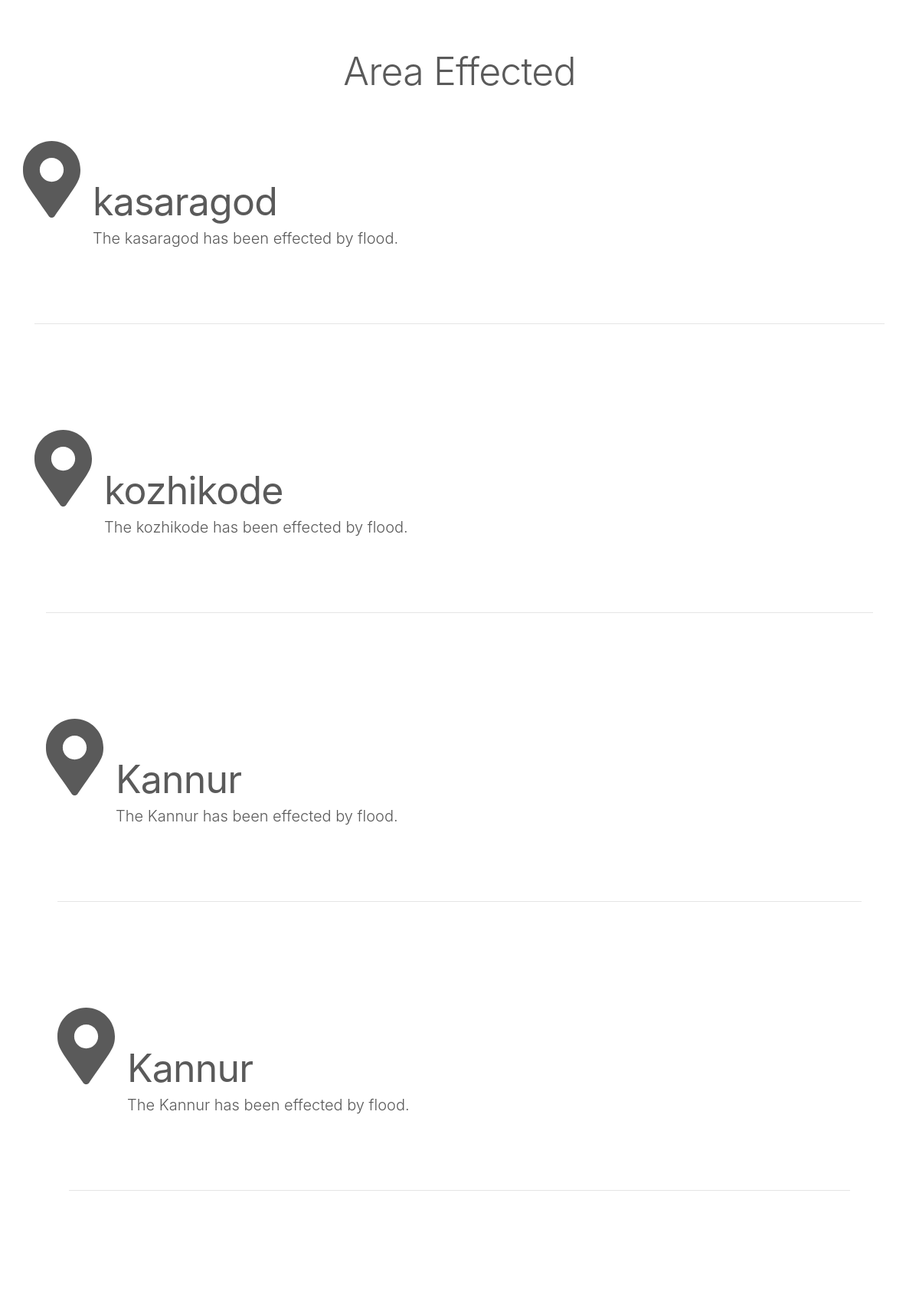
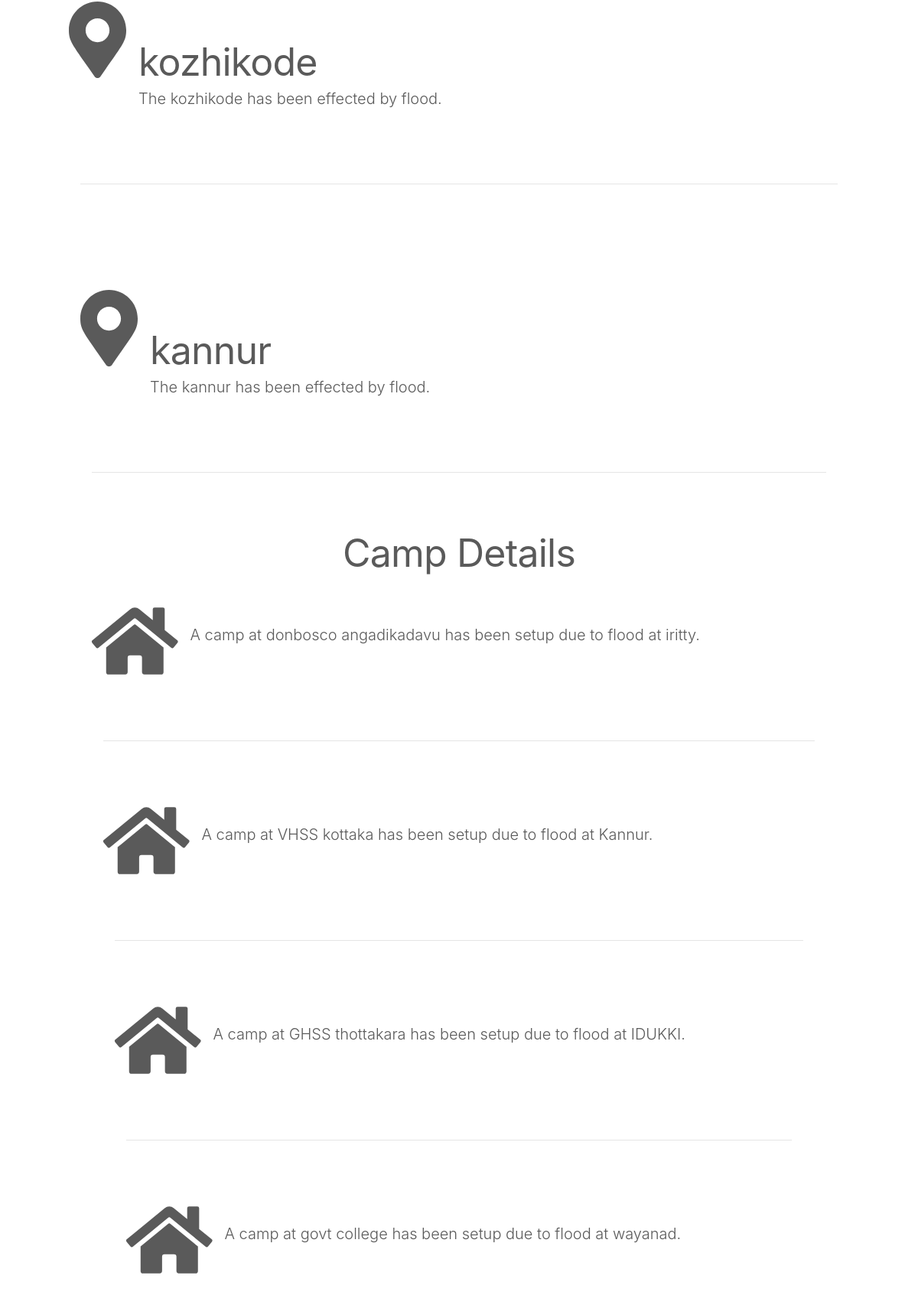
Screenshot of /collector_view_notification (upper part) with the database file from the repository (2 pictures, top to bottom).
### app1/models.py (models this page shows)
class flood_area(models.Model):
    location=models.CharField(max_length=250)
    map_location=models.CharField(max_length=1000)

class camp_details(models.Model):
    camp_name=models.CharField(max_length=250)
    location=models.CharField(max_length=250)
    phone=models.CharField(max_length=10)
    accomodation=models.IntegerField()
    bathroom_no=models.IntegerField()
    camp_type=models.CharField(max_length=250)
    food_arrangements=models.CharField(max_length=250)

### app1/views.py (the view)
# urls.py: path('collector_view_notification',views.collector_notification,name='collector_view_notification'),
def collector_notification(request):
    obj1=camp_details.objects.all().order_by('-id')
    obj2=requirement_table.objects.filter(status='').order_by('-id')
    obj3=flood_area.objects.all().order_by('-id')
    return render(request,'collector_view_notification.html',{'camp':obj1,'requirement':obj2,'area':obj3})

### app1/templates/collector_view_notification.html (shortened to what this page needs)
<!doctype html>
<html lang="en">
  {% load static %}
  <head>
    <link href="../../../../dist/css/bootstrap.min.css" rel="stylesheet">
    <link rel="stylesheet" href="https://cdn.jsdelivr.net/npm/bootstrap@4.5.3/dist/css/bootstrap.min.css">
    <link href="{%static "css/carousel.css"%}"" rel="stylesheet">
  </head>
  <body>
    <main role="main">
     <center><h2 class="featurette-heading" style="margin-top: 20px;">Area Effected</h2></center>
      {% for x in area %}
      <div class="container marketing">
      <div class="row featurette">
        <div >
          <div class=" d-flex align-items-center" >
            <div class="mr-3">
                <div class="icon-circle " >
                  <i class="fas fa-map-marker-alt" style="font-size: 100px;"></i>
                </div>
            </div>
            <div>
                <h2 class="featurette-heading">{{x.location}}</h2>
                <p class="lead">The {{x.location}} has been effected by flood.</p>
            </div>
          </div>
        </div>
      </div>
      <hr class="featurette-divider">
      {% endfor %}
      <center><h2 class="featurette-heading" style="margin-top: 15px; margin-bottom: 40px;">Camp Details</h2></center>
      {% for x in camp %}
      <div class="container marketing">
      <div class="row featurette">
        <div >
          <div class=" d-flex align-items-center" >
            <div class="mr-3">
                <div class="icon-circle " >
                  <i class="fas fa-home" style="font-size: 100px;"></i>
                </div>
            </div>
            <div>
                <p class="lead"> A camp at {{x.camp_name}} has been setup due to flood at {{x.location}}.</p>
            </div>
          </div>
        </div>
      </div>
      <hr class="featurette-divider">
      {% endfor %}
    </main>
  </body>
</html>

### app1/static/css/carousel.css (style rules this page uses)
body { padding-top: 3rem; padding-bottom: 3rem; color: #5a5a5a; }
.marketing h2 { font-weight: 400; }
.featurette-divider { margin: 5rem 0; }
.featurette-heading { font-weight: 300; line-height: 1; letter-spacing: -.05rem; }
@media (min-width: 40em) { .featurette-heading { font-size: 50px; } }
@media (min-width: 62em) { .featurette-heading { margin-top: 7rem; } }

### rows the page displays
flood_area: location "kasaragod"
flood_area: location "kozhikode"
flood_area: location "Kannur"
flood_area: location "Kannur"
flood_area: location "kozhikode"
flood_area: location "kannur"
camp_details: camp_name "donbosco angadikadavu", location "iritty"
camp_details: camp_name "VHSS kottaka", location "Kannur"
camp_details: camp_name "GHSS thottakara", location "IDUKKI"
camp_details: camp_name "govt college", location "wayanad"
